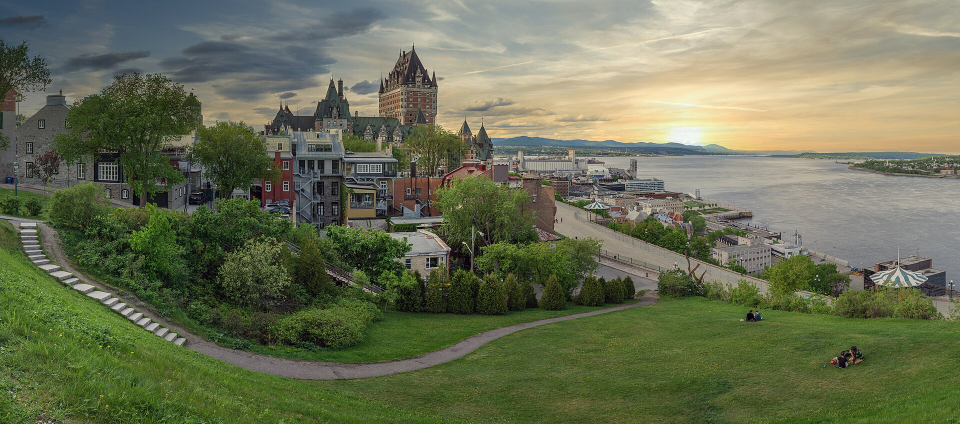
#> input picture best_test/commons/commons_00.jpg, 1920 x 848 px (shown at 1/2 size)
$ python -i image_objects.py   (imports and definitions only)
#> lines starting #> are read from the running program, lines starting #| are printed output that depends on the picture; after the words box and inside, x2 and y2 are one past the last pixel; in counts of white or black regions, pixels touching at a corner belong together
"""Candidats architecturaux 2D détectés hors ligne dans les photographies.
Ce détecteur ne prétend pas remplacer un modèle sémantique. Il extrait les
formes que les pixels établissent déjà : quadrilatères rectangulaires pouvant
correspondre à des panneaux ou ouvertures, et membres linéaires longs pouvant
correspondre à des poutres, bordures ou montants. Le registre les conserve
comme candidats `UNKNOWN` jusqu'à validation sémantique et multivue.
"""

from __future__ import annotations

import hashlib
import json
import re
from pathlib import Path

import numpy as np


def _image_digest(path: Path) -> str:
    return hashlib.sha256(path.read_bytes()).hexdigest()


def _safe_id(value: str) -> str:
    return re.sub(r"[^a-zA-Z0-9_.-]+", "_", value)[:120]


def detect(path: Path) -> list[dict]:
    """Retourne un petit ensemble classé de formes structurelles 2D."""
    import cv2

    image = cv2.imread(str(path), cv2.IMREAD_COLOR)
#> image is the input picture: shape (848, 1920, 3); mean B, G, R 84.6, 111.9, 106.2
    if image is None:
        return []
    height, width = image.shape[:2]
    scale = min(1.0, 1280.0 / max(width, height))
    if scale < 1.0:
        image = cv2.resize(
            image, (round(width * scale), round(height * scale)), interpolation=cv2.INTER_AREA
        )
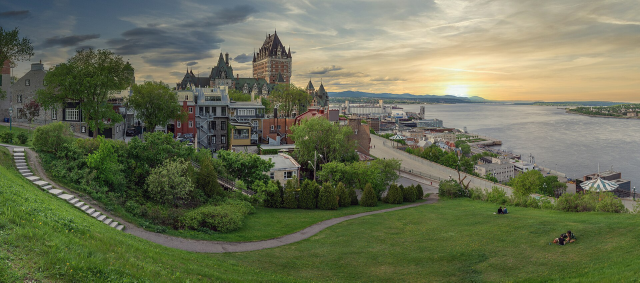
#> image: shape (565, 1280, 3) (shown at 1/2 size); mean B, G, R 84.6, 111.9, 106.2
    work_h, work_w = image.shape[:2]
    gray = cv2.cvtColor(image, cv2.COLOR_BGR2GRAY)
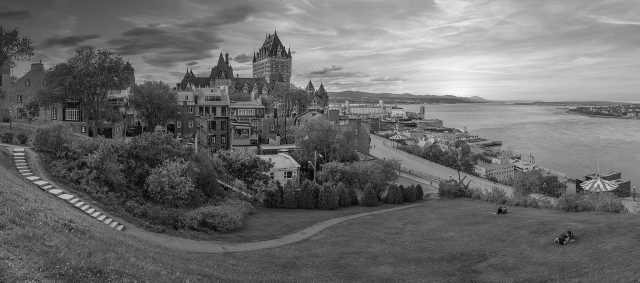
#> gray: shape (565, 1280) (shown at 1/2 size); min 1, max 255, mean 107.1
    gray = cv2.createCLAHE(clipLimit=2.0, tileGridSize=(8, 8)).apply(gray)
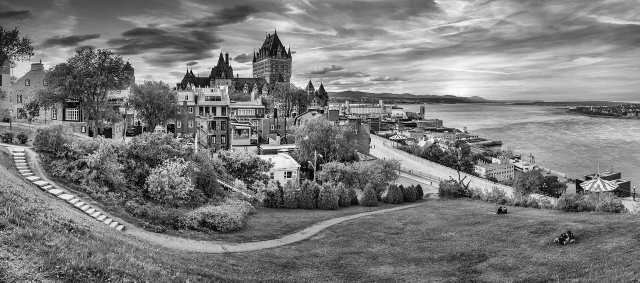
#> gray: shape (565, 1280) (shown at 1/2 size); min 0, max 255, mean 123.5
    gray = cv2.GaussianBlur(gray, (5, 5), 0)
    edges = cv2.Canny(gray, 55, 150)
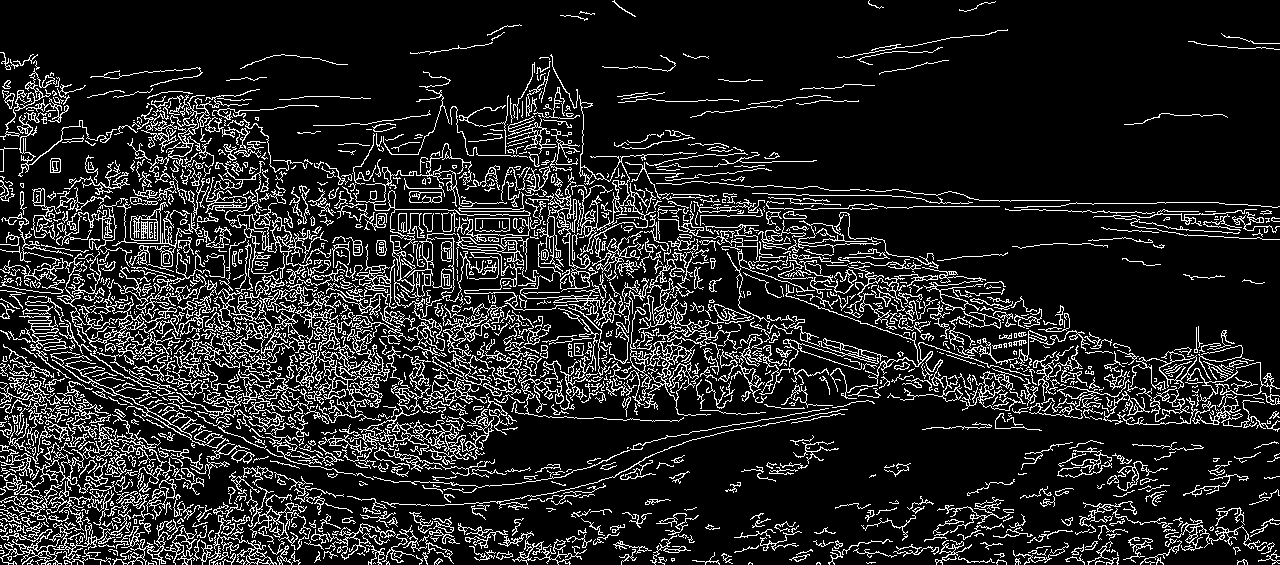
#> edges: shape (565, 1280); 14.2% white in thin lines or dots

    candidates: list[dict] = []
    image_area = float(work_h * work_w)
    contours, _hierarchy = cv2.findContours(
        edges, cv2.RETR_LIST, cv2.CHAIN_APPROX_SIMPLE
    )
#> contours = 2677 contours, 2014 with area under 20; largest, box (x1, y1, x2, y2) and area: (203, 275, 415, 414) 2263, (376, 420, 469, 462) 1078, (960, 368, 1026, 411) 1034, (209, 161, 331, 284) 970, (74, 290, 217, 372) 868
    panels: list[dict] = []
    for contour in contours:
        perimeter = cv2.arcLength(contour, True)
        if perimeter < min(work_w, work_h) * 0.05:
            continue
        polygon = cv2.approxPolyDP(contour, 0.025 * perimeter, True)
        if len(polygon) != 4 or not cv2.isContourConvex(polygon):
            continue
        x, y, w, h = cv2.boundingRect(polygon)
        area = abs(float(cv2.contourArea(polygon)))
        fraction = area / image_area
        if not 0.0007 <= fraction <= 0.18 or min(w, h) < 10:
            continue
        rectangularity = area / max(float(w * h), 1.0)
        aspect = max(w, h) / max(min(w, h), 1)
        if rectangularity < 0.68 or aspect > 8.0:
            continue
        points = polygon.reshape(-1, 2).astype(float) / scale
        panels.append(
            {
                "class": "panel_or_opening_candidate",
                "geometry_2d": {
                    "type": "polygon",
                    "points": np.round(points, 1).tolist(),
                },
                "score": round(min(1.0, rectangularity * (1.0 - abs(aspect - 2.0) / 12.0)), 3),
                "area_fraction": round(fraction, 5),
            }
        )
#> this loop made 2677 passes
#> perimeter on passes 1 to 3: 8.24, 20.49, 12.49
#> after the loop, panels = []
    panels.sort(key=lambda item: (item["score"], item["area_fraction"]), reverse=True)
    candidates.extend(panels[:8])

    minimum = max(24, round(min(work_w, work_h) * 0.08))
    lines = cv2.HoughLinesP(
        edges,
        1,
        np.pi / 180.0,
        threshold=max(30, minimum // 2),
        minLineLength=minimum,
        maxLineGap=max(8, minimum // 5),
    )
#> lines = 1049 rows, first 6: [345, 447, 467, 413], [538, 251, 679, 173], [156, 324, 370, 342], [145, 390, 258, 385], [108, 287, 222, 301], [429, 386, 712, 376]
    members: list[dict] = []
    if lines is not None:
        for raw in lines[:, 0, :]:
            x1, y1, x2, y2 = (float(value) for value in raw)
            dx, dy = x2 - x1, y2 - y1
            length = float(np.hypot(dx, dy))
            angle = abs(float(np.degrees(np.arctan2(dy, dx)))) % 180.0
            axis_gap = min(angle, abs(90.0 - angle), abs(180.0 - angle))
            # Les structures bâties dominantes sont horizontales/verticales.
            # Les diagonales restent portées par le détecteur de toiture.
            if axis_gap > 12.0:
                continue
            members.append(
                {
                    "class": "linear_member_candidate",
                    "geometry_2d": {
                        "type": "segment",
                        "xyxy": [
                            round(x1 / scale, 1),
                            round(y1 / scale, 1),
                            round(x2 / scale, 1),
                            round(y2 / scale, 1),
                        ],
                    },
                    "score": round(min(1.0, length / max(work_w, work_h)), 3),
                    "angle_deg": round(angle, 1),
                }
            )
#> this loop made 1049 passes
#> (x1, y1, x2, y2, dx, dy, length, angle) on passes 1 to 3: (345, 447, 467, 413, 122, -34, 126.6, 15.57), (538, 251, 679, 173, 141, -78, 161.1, 28.95), (156, 324, 370, 342, 214, 18, 214.8, 4.81)
#> after the loop, members = 763 items
    members.sort(key=lambda item: item["score"], reverse=True)
    candidates.extend(members[:12])
    return candidates


# [25 lines left out: function detect_cached, not called in this run]

>>> result = detect('../../../best_test/commons/commons_00.jpg')
#> result = 12 items

$ run again, on best_test/commons/commons_02.jpg
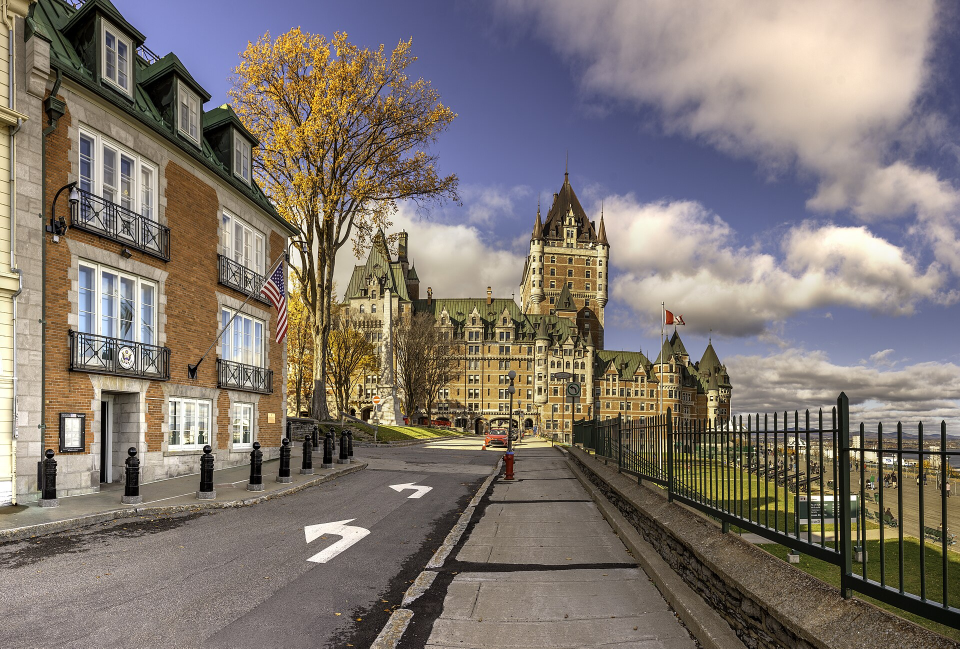
#> input picture best_test/commons/commons_02.jpg, 1920 x 1297 px (shown at 1/2 size)
#> in detect, image is the input picture: shape (1297, 1920, 3); mean B, G, R 112.2, 119.3, 128.5
#> image: shape (865, 1280, 3)
#> in detect, `gray = cv2.createCLAHE(clipLimit=2.0, tileGridSize=(8, 8)).apply(gray)`:
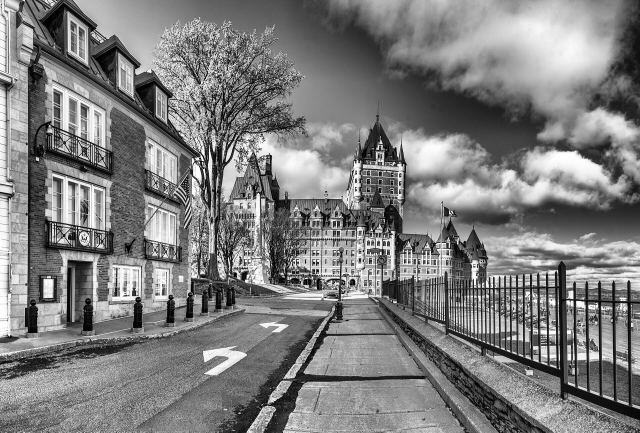
#> gray: shape (865, 1280) (shown at 1/2 size); min 0, max 255, mean 126.3
#> in detect, `edges = cv2.Canny(gray, 55, 150)`:
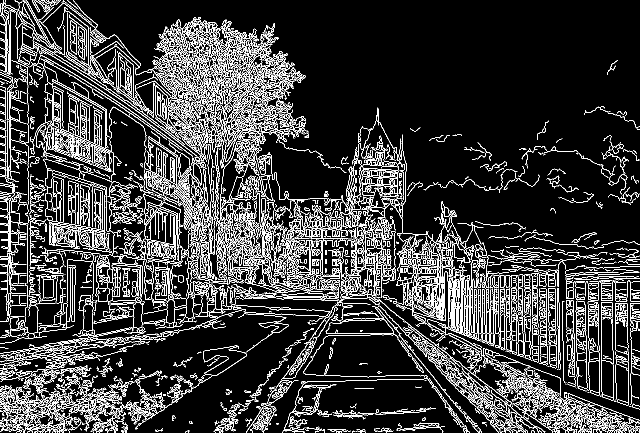
#> edges: shape (865, 1280) (shown at 1/2 size); 14.1% white in thin lines or dots
#> contours = 3888 contours, 2863 with area under 20; largest, box (x1, y1, x2, y2) and area: (85, 0, 479, 336) 5212, (897, 519, 955, 680) 3664, (362, 34, 594, 215) 3518, (451, 183, 586, 324) 2627, (406, 690, 494, 752) 2406
#> the loop in detect, `for contour in contours:` made 3888 passes
#> perimeter on passes 1 to 3: 9.07, 9.66, 15.9
#> after the loop in detect, `for contour in contours:`: panels = 1 item
#> lines = 1573 rows, first 6: [307, 184, 455, 327], [235, 462, 613, 599], [324, 69, 528, 273], [947, 686, 1186, 859], [324, 168, 543, 315], [478, 378, 653, 505]
#> the loop in detect, `for raw in lines[:, 0, :]:` made 1573 passes
#> (x1, y1, x2, y2, dx, dy, length, angle) on passes 1 to 3: (307, 184, 455, 327, 148, 143, 205.8, 44.02), (235, 462, 613, 599, 378, 137, 402.1, 19.92), (324, 69, 528, 273, 204, 204, 288.5, 45)
#> after the loop in detect, `for raw in lines[:, 0, :]:`: members = 617 items
#> result = 13 items
